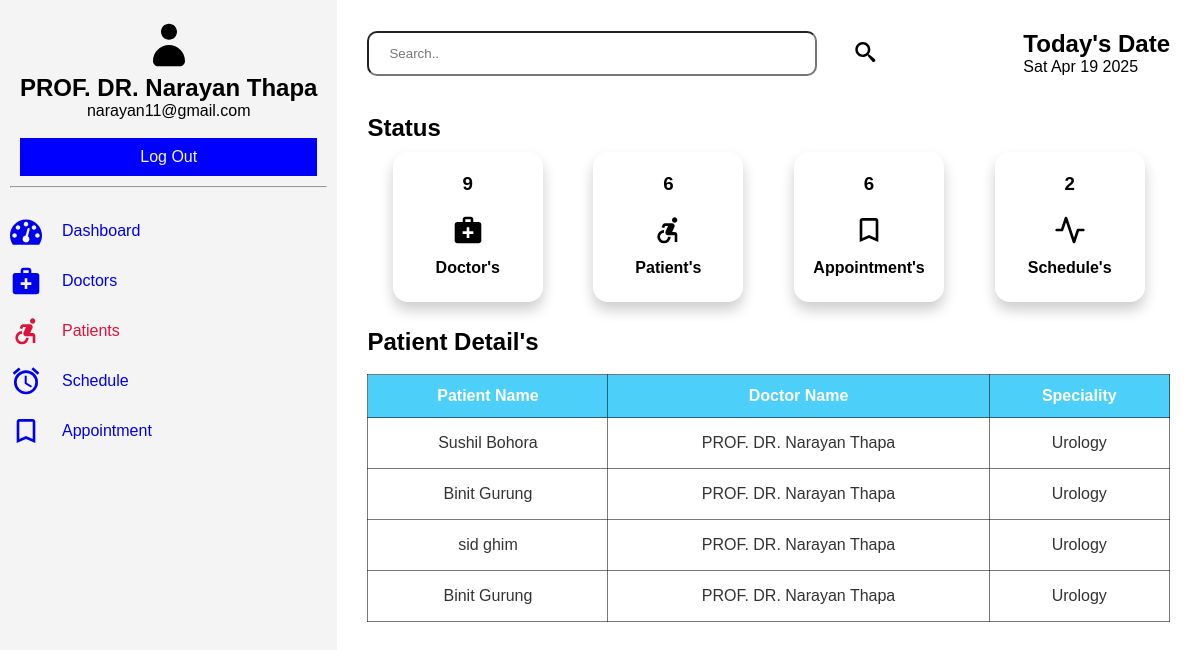
The app's page /doctor/patients.php (signed in), older data.
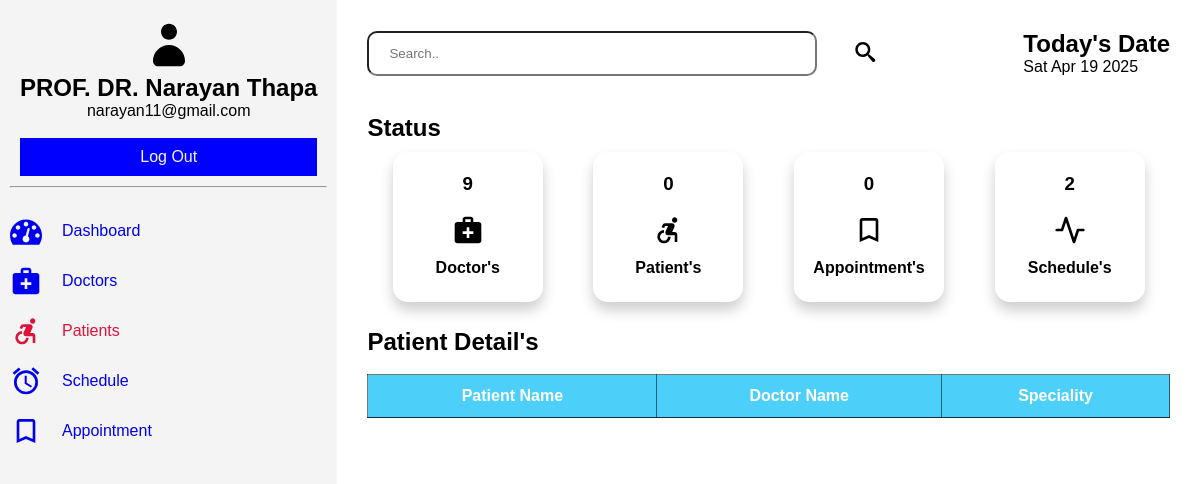
The same page, newer data.
### tables this page shows
CREATE TABLE `patient` (
  `id` int(11) NOT NULL,
  `aid` int(11) DEFAULT NULL,
  `sid` int(11) NOT NULL,
  `did` int(11) NOT NULL,
  `created-at` timestamp NOT NULL DEFAULT current_timestamp()
);

CREATE TABLE `appointment` (
  `id` int(11) NOT NULL,
  `fullname` varchar(255) NOT NULL,
  `email` varchar(255) NOT NULL,
  `phone` varchar(60) NOT NULL,
  `bg` varchar(60) NOT NULL,
  `address` varchar(255) NOT NULL,
  `sid` int(11) NOT NULL,
  `did` int(11) NOT NULL,
  `date` date NOT NULL,
  `time` time NOT NULL,
  `status` tinyint(2) DEFAULT 0
);

CREATE TABLE `doctor` (
  `id` int(11) NOT NULL,
  `fname` varchar(60) NOT NULL,
  `email` varchar(60) NOT NULL,
  `password` varchar(60) NOT NULL,
  `phone` varchar(60) NOT NULL,
  `image_name` varchar(255) NOT NULL,
  `image_path` varchar(255) NOT NULL,
  `sid` int(11) DEFAULT NULL,
  `created_at` timestamp NULL DEFAULT current_timestamp()
);

CREATE TABLE `specialities` (
  `id` int(11) NOT NULL,
  `title` varchar(60) NOT NULL,
  `description` text NOT NULL,
  `image_name` varchar(60) NOT NULL,
  `image_path` varchar(255) NOT NULL,
  `created_at` timestamp NULL DEFAULT current_timestamp()
);

### doctor/patients.php (the view, shortened to what the changed rows need)
<?php
    include('../connection.php');
    $useremail = $_SESSION["username_doctor"];
    $usql = "SELECT id, fname FROM doctor where email='$useremail';";
    $uresult = mysqli_query($conn, $usql);
    $urow = mysqli_fetch_assoc($uresult);
    $docid = $urow['id'];
    $keyword = isset($_GET['keyword'])  ? $_GET['keyword'] : NULL ;
    if(isset($keyword)){
        $sql = "SELECT pa.id, pa.aid, ap.fullname, sp.title, doc.fname from patient as pa INNER JOIN appointment as ap ON pa.aid = ap.id INNER JOIN specialities as sp ON pa.sid = sp.id INNER JOIN doctor as doc ON pa.did = doc.id where fullname like '%$keyword%'";
    }else{
        $sql = "SELECT pa.id, pa.aid, ap.fullname, sp.title, doc.fname from patient as pa INNER JOIN appointment as ap ON pa.aid = ap.id INNER JOIN specialities as sp ON pa.sid = sp.id INNER JOIN doctor as doc ON pa.did = doc.id where pa.did = '$docid'";
    }
    $result = mysqli_query($conn, $sql);
?>
<!DOCTYPE html>
<html lang="en">
<head>
    <link rel="stylesheet" href="../assets/dash1.css">
</head>
<body>
    <section class="dashboard">
        <div class="sidebar">
            <header>
                <h1><?php echo $urow['fname']; ?></h1>
                <p><?php echo "". $_SESSION["username_doctor"].""; ?></p><br>
            </header>
        </div>
        <div class="main">
            <div class="head">
                <div class="date-container">
                    <h1>Today's Date</h1>
                </div>
            </div><br>
            <div class="status">
                <div class="status-bar">
                    <h2>Status</h2>
                </div>
                <div class="dash-collection">
                    <div class="doc">
                        <?php
                            $psql = "SELECT * FROM patient";
                            $presult = mysqli_query($conn, $psql);
                            if($prow = mysqli_num_rows($presult)){
                                echo '<h3>'.$prow.'</h3>';
                            }else{
                                echo '<h3>0</h3>';
                            }
                        ?>
                        <svg class="icon icon-accessible_forward"><use xlink:href="#icon-accessible_forward"></use></svg><br>
                        <h4>Patient's</h4><br>
                    </div>
                    <div class="doc">
                        <?php
                            $asql = "SELECT * FROM appointment";
                            $aresult = mysqli_query($conn, $asql);
                            if($arow = mysqli_num_rows($aresult)){
                                echo '<h3>'.$arow.'</h3>';
                            }else{
                                echo '<h3>0</h3>';
                            }
                        ?>
                        <svg class="icon icon-bookmark_outline"><use xlink:href="#icon-bookmark_outline"></use></svg><br>
                        <h4>Appointment's</h4><br>
                    </div>
                </div>
            </div>
            <div class="tabular">
                <h2>Patient Detail's</h2><br>
                <table class="table-container">
                    <thead>
                        <tr>
                            <th>Patient Name</th>
                            <th>Doctor Name</th>
                            <th>Speciality</th>
                        </tr>
                    </thead>
                    <tbody>
                        <tr>
                            <?php
                                while($row = mysqli_fetch_assoc($result)){
                            ?>
                                <td style="padding: 16px;"><?php echo $row['fullname']; ?></td>
                                <td><?php echo $row['fname']; ?></td>
                                <td><?php echo $row['title']; ?></td>
                        </tr>
                            <?php
                                }
                            ?>
                    </tbody>
                </table>
            </div>
        </div>
    </section>
</body>
</html>

Row changes from the older to the newer data that the page shows:
removed patient: aid.fullname "Sushil Bohora", doctor.fname "PROF. DR. Narayan Thapa", specialities.title "Urology"
removed patient: aid.fullname "Binit Gurung", doctor.fname "PROF. DR. Narayan Thapa", specialities.title "Urology"
removed patient: aid.fullname "sid ghim", doctor.fname "PROF. DR. Narayan Thapa", specialities.title "Urology"
removed patient: aid.fullname "Binit Gurung", doctor.fname "PROF. DR. Narayan Thapa", specialities.title "Urology"
Text that changed along with them:
$prow: "6" → (not shown)
$arow: "6" → (not shown)
text now shown: "0 0"
